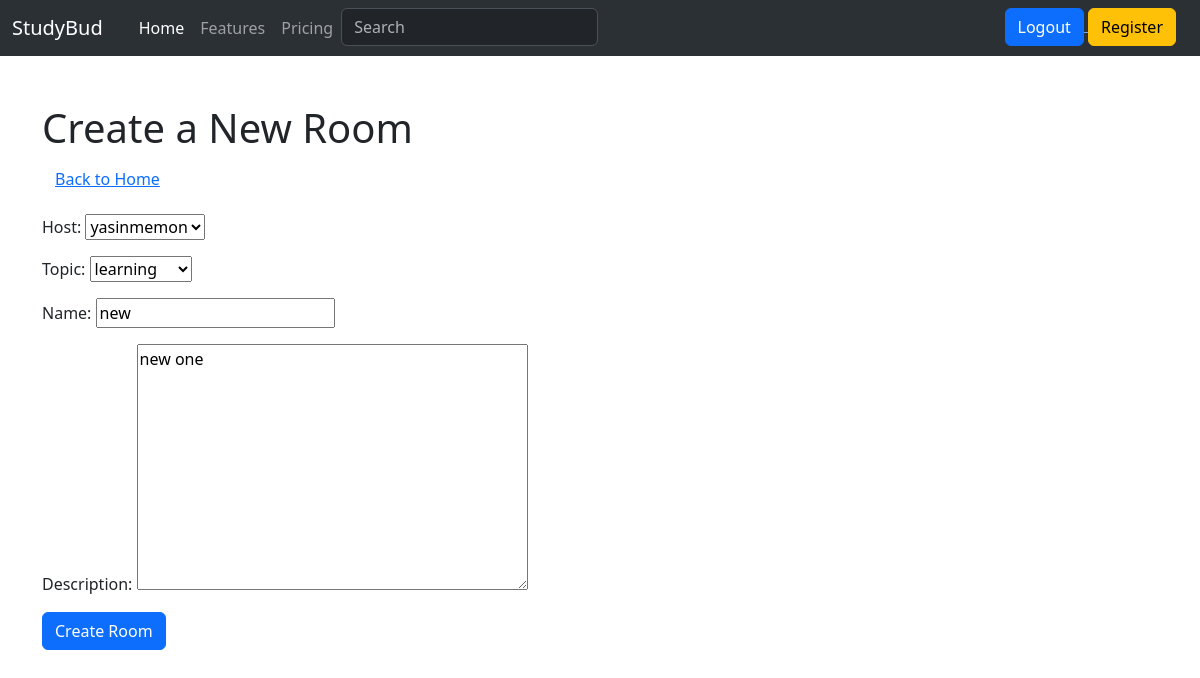
The app's page /update-room/6/ (signed in) with its own data.
### base/models.py (models this page shows, shortened)
class Room(models.Model):
    host = models.ForeignKey(User, on_delete=models.SET_NULL, null=True)
    topic = models.ForeignKey(Topic, on_delete=models.SET_NULL, null=True)
    name = models.CharField(max_length=200)
    description = models.TextField(null=True, blank=True)
    updated = models.DateTimeField(auto_now=True)
    created = models.DateTimeField(auto_now_add=True)
    class Meta():
        ordering = ['-updated', '-created']

class Topic(models.Model):
    name = models.CharField(max_length=200)
    def __str__(self):
        return self.name

### base/views.py (the view)
# urls.py: path('update-room/<str:pk>/', views.updateRoom, name='update-room'),
@login_required(login_url='login')
def updateRoom(request, pk):
    room = Room.objects.get(id=pk)
    form = RoomForm(instance=room)
    if request.user != room.host:
        return HttpResponse("You are not allowed here!")
    if request.method == 'POST':
        form = RoomForm(request.POST, instance=room)
        if form.is_valid():
            form.save()
            return redirect('home')
    context = {'form': form}
    return render(request, 'base/room_form.html', context)

### base/forms.py
class RoomForm(ModelForm):
    class Meta:
        model = Room
        fields = '__all__'

### base/templates/base/room_form.html (shortened to what this page needs)
{% extends 'main.html' %}
{% block content %}
<div class="container">
    <h1 class="mt-5">Create a New Room</h1>
    <div>
        <a href="{% url 'home' %}" class="btn btn-link mb-3">Back to Home</a>
    </div>
    <form method="POST" action="">
        {{form.as_p}}
        <button type="submit" class="btn btn-primary">Create Room</button>
    </form>
</div>
{% endblock content %}

### records on screen
Room: host "yasinmemon", topic "learning", description "new one"
Topic: name "new"
